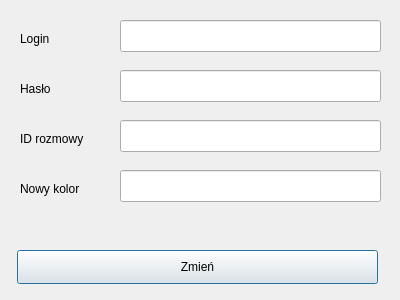
<?xml version="1.0" encoding="UTF-8"?>
<ui version="4.0">
 <class>Dialog</class>
 <widget class="QDialog" name="Dialog">
  <property name="geometry">
   <rect>
    <x>0</x>
    <y>0</y>
    <width>400</width>
    <height>300</height>
   </rect>
  </property>
  <property name="windowTitle">
   <string>Messenger Color Changer</string>
  </property>
  <widget class="QPushButton" name="pushButton">
   <property name="geometry">
    <rect>
     <x>17</x>
     <y>250</y>
     <width>361</width>
     <height>34</height>
    </rect>
   </property>
   <property name="text">
    <string>Zmień</string>
   </property>
  </widget>
  <widget class="QLineEdit" name="login">
   <property name="geometry">
    <rect>
     <x>120</x>
     <y>20</y>
     <width>261</width>
     <height>32</height>
    </rect>
   </property>
   <property name="maxLength">
    <number>128</number>
   </property>
  </widget>
  <widget class="QLabel" name="label">
   <property name="geometry">
    <rect>
     <x>20</x>
     <y>30</y>
     <width>58</width>
     <height>18</height>
    </rect>
   </property>
   <property name="text">
    <string>Login</string>
   </property>
  </widget>
  <widget class="QLabel" name="label_2">
   <property name="geometry">
    <rect>
     <x>20</x>
     <y>80</y>
     <width>58</width>
     <height>18</height>
    </rect>
   </property>
   <property name="text">
    <string>Hasło</string>
   </property>
  </widget>
  <widget class="QLineEdit" name="haslo">
   <property name="geometry">
    <rect>
     <x>120</x>
     <y>70</y>
     <width>261</width>
     <height>32</height>
    </rect>
   </property>
   <property name="maxLength">
    <number>64</number>
   </property>
   <property name="echoMode">
    <enum>QLineEdit::Password</enum>
   </property>
  </widget>
  <widget class="QLineEdit" name="id">
   <property name="geometry">
    <rect>
     <x>120</x>
     <y>120</y>
     <width>261</width>
     <height>32</height>
    </rect>
   </property>
   <property name="maxLength">
    <number>30</number>
   </property>
  </widget>
  <widget class="QLabel" name="label_3">
   <property name="geometry">
    <rect>
     <x>20</x>
     <y>130</y>
     <width>81</width>
     <height>18</height>
    </rect>
   </property>
   <property name="text">
    <string>ID rozmowy</string>
   </property>
  </widget>
  <widget class="QLineEdit" name="kolor">
   <property name="enabled">
    <bool>true</bool>
   </property>
   <property name="geometry">
    <rect>
     <x>120</x>
     <y>170</y>
     <width>261</width>
     <height>32</height>
    </rect>
   </property>
   <property name="maxLength">
    <number>8</number>
   </property>
   <property name="clearButtonEnabled">
    <bool>false</bool>
   </property>
  </widget>
  <widget class="QLabel" name="label_4">
   <property name="geometry">
    <rect>
     <x>20</x>
     <y>180</y>
     <width>81</width>
     <height>18</height>
    </rect>
   </property>
   <property name="text">
    <string>Nowy kolor</string>
   </property>
  </widget>
 </widget>
 <resources/>
 <connections/>
</ui>
